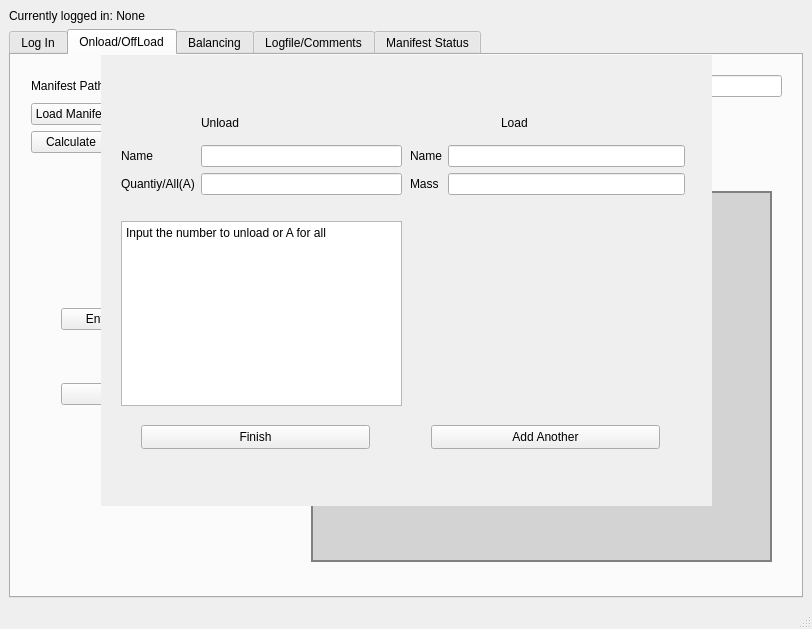
<?xml version="1.0" encoding="UTF-8"?>
<ui version="4.0">
 <class>MainWindow</class>
 <widget class="QMainWindow" name="MainWindow">
  <property name="geometry">
   <rect>
    <x>0</x>
    <y>0</y>
    <width>812</width>
    <height>629</height>
   </rect>
  </property>
  <property name="windowTitle">
   <string>MainWindow</string>
  </property>
  <widget class="QWidget" name="centralwidget">
   <layout class="QVBoxLayout" name="verticalLayout_2">
    <item>
     <widget class="QLabel" name="logged_in_label">
      <property name="text">
       <string>Currently logged in: None</string>
      </property>
     </widget>
    </item>
    <item>
     <widget class="QTabWidget" name="tabWidget">
      <property name="currentIndex">
       <number>1</number>
      </property>
      <widget class="QWidget" name="logintab">
       <attribute name="title">
        <string>Log In</string>
       </attribute>
       <widget class="QWidget" name="verticalLayoutWidget">
        <property name="geometry">
         <rect>
          <x>10</x>
          <y>10</y>
          <width>761</width>
          <height>431</height>
         </rect>
        </property>
        <layout class="QVBoxLayout" name="verticalLayout">
         <item>
          <widget class="QWidget" name="widget" native="true">
           <property name="sizePolicy">
            <sizepolicy hsizetype="Preferred" vsizetype="Preferred">
             <horstretch>0</horstretch>
             <verstretch>0</verstretch>
            </sizepolicy>
           </property>
           <property name="minimumSize">
            <size>
             <width>0</width>
             <height>0</height>
            </size>
           </property>
           <widget class="QWidget" name="formLayoutWidget">
            <property name="geometry">
             <rect>
              <x>10</x>
              <y>10</y>
              <width>741</width>
              <height>78</height>
             </rect>
            </property>
            <layout class="QFormLayout" name="formLayout">
             <item row="0" column="0">
              <widget class="QLabel" name="nameLabel">
               <property name="text">
                <string>Name</string>
               </property>
              </widget>
             </item>
             <item row="0" column="1">
              <widget class="QLineEdit" name="login_name_line_edit"/>
             </item>
             <item row="1" column="0">
              <widget class="QPushButton" name="loginbutton">
               <property name="text">
                <string>Log In</string>
               </property>
              </widget>
             </item>
            </layout>
           </widget>
          </widget>
         </item>
         <item>
          <widget class="QWidget" name="widget_12" native="true">
           <property name="styleSheet">
            <string notr="true"/>
           </property>
           <widget class="QWidget" name="verticalLayoutWidget_10">
            <property name="geometry">
             <rect>
              <x>130</x>
              <y>40</y>
              <width>501</width>
              <height>131</height>
             </rect>
            </property>
            <layout class="QVBoxLayout" name="verticalLayout_12">
             <item>
              <widget class="QLabel" name="login_confirmation_label">
               <property name="styleSheet">
                <string notr="true">color: black;</string>
               </property>
               <property name="text">
                <string/>
               </property>
               <property name="alignment">
                <set>Qt::AlignCenter</set>
               </property>
              </widget>
             </item>
            </layout>
           </widget>
          </widget>
         </item>
        </layout>
       </widget>
      </widget>
      <widget class="QWidget" name="onloadoffloadtab">
       <attribute name="title">
        <string>Onload/OffLoad</string>
       </attribute>
       <widget class="QWidget" name="verticalLayoutWidget_4">
        <property name="geometry">
         <rect>
          <x>10</x>
          <y>10</y>
          <width>771</width>
          <height>521</height>
         </rect>
        </property>
        <layout class="QVBoxLayout" name="verticalLayout_6">
         <item>
          <widget class="QWidget" name="widget_4" native="true">
           <property name="enabled">
            <bool>true</bool>
           </property>
           <property name="sizePolicy">
            <sizepolicy hsizetype="Preferred" vsizetype="Maximum">
             <horstretch>0</horstretch>
             <verstretch>0</verstretch>
            </sizepolicy>
           </property>
           <property name="minimumSize">
            <size>
             <width>0</width>
             <height>100</height>
            </size>
           </property>
           <widget class="QWidget" name="formLayoutWidget_3">
            <property name="geometry">
             <rect>
              <x>10</x>
              <y>10</y>
              <width>751</width>
              <height>154</height>
             </rect>
            </property>
            <layout class="QFormLayout" name="formLayout_3">
             <item row="0" column="0">
              <widget class="QLabel" name="manifestPathLabel_2">
               <property name="text">
                <string>Manifest Path</string>
               </property>
              </widget>
             </item>
             <item row="0" column="1">
              <widget class="QLineEdit" name="onload_offload_manifest_path"/>
             </item>
             <item row="1" column="0">
              <widget class="QPushButton" name="onload_offload_load_manifest">
               <property name="text">
                <string>Load Manifest</string>
               </property>
              </widget>
             </item>
             <item row="1" column="1">
              <widget class="QLabel" name="label_3">
               <property name="text">
                <string>Enters information from manifest file</string>
               </property>
              </widget>
             </item>
             <item row="2" column="0">
              <widget class="QPushButton" name="onload_offload_calculate_button">
               <property name="text">
                <string>Calculate</string>
               </property>
              </widget>
             </item>
             <item row="2" column="1">
              <widget class="QLabel" name="label_4">
               <property name="text">
                <string>Runs the onloading/offloading operation and outputs animation to the screen</string>
               </property>
              </widget>
             </item>
            </layout>
           </widget>
          </widget>
         </item>
         <item>
          <widget class="QWidget" name="widget_5" native="true">
           <property name="enabled">
            <bool>true</bool>
           </property>
           <property name="sizePolicy">
            <sizepolicy hsizetype="Preferred" vsizetype="Preferred">
             <horstretch>0</horstretch>
             <verstretch>0</verstretch>
            </sizepolicy>
           </property>
           <property name="minimumSize">
            <size>
             <width>0</width>
             <height>100</height>
            </size>
           </property>
           <widget class="QWidget" name="horizontalLayoutWidget_2">
            <property name="geometry">
             <rect>
              <x>10</x>
              <y>10</y>
              <width>751</width>
              <height>391</height>
             </rect>
            </property>
            <layout class="QHBoxLayout" name="horizontalLayout_2">
             <item>
              <widget class="QWidget" name="entermove_2" native="true">
               <widget class="QWidget" name="verticalLayoutWidget_5">
                <property name="geometry">
                 <rect>
                  <x>30</x>
                  <y>80</y>
                  <width>211</width>
                  <height>191</height>
                 </rect>
                </property>
                <layout class="QVBoxLayout" name="verticalLayout_7">
                 <item>
                  <widget class="QPushButton" name="enter_transfer_info_button">
                   <property name="text">
                    <string>Enter Transfer List Information</string>
                   </property>
                  </widget>
                 </item>
                 <item>
                  <widget class="QPushButton" name="next_move">
                   <property name="text">
                    <string>Next Move</string>
                   </property>
                  </widget>
                 </item>
                </layout>
               </widget>
               <widget class="QWidget" name="pictureframe_2" native="true">
                <property name="geometry">
                 <rect>
                  <x>280</x>
                  <y>10</y>
                  <width>461</width>
                  <height>371</height>
                 </rect>
                </property>
                <property name="autoFillBackground">
                 <bool>false</bool>
                </property>
                <property name="styleSheet">
                 <string notr="true">background-color: lightgray; border: 2px solid gray;</string>
                </property>
                <widget class="QPlainTextEdit" name="onload_offload_textbox">
                 <property name="geometry">
                  <rect>
                   <x>0</x>
                   <y>0</y>
                   <width>461</width>
                   <height>371</height>
                  </rect>
                 </property>
                </widget>
               </widget>
              </widget>
             </item>
            </layout>
           </widget>
          </widget>
         </item>
        </layout>
       </widget>
       <widget class="QStackedWidget" name="Onload_offload_popup">
        <property name="enabled">
         <bool>true</bool>
        </property>
        <property name="geometry">
         <rect>
          <x>90</x>
          <y>0</y>
          <width>611</width>
          <height>451</height>
         </rect>
        </property>
        <property name="styleSheet">
         <string notr="true"/>
        </property>
        <property name="currentIndex">
         <number>0</number>
        </property>
        <widget class="QWidget" name="input_transfer_list_pop_up">
         <property name="autoFillBackground">
          <bool>true</bool>
         </property>
         <property name="styleSheet">
          <string notr="true"/>
         </property>
         <widget class="QWidget" name="horizontalLayoutWidget_5">
          <property name="geometry">
           <rect>
            <x>20</x>
            <y>90</y>
            <width>281</width>
            <height>261</height>
           </rect>
          </property>
          <layout class="QHBoxLayout" name="horizontalLayout_3">
           <item>
            <layout class="QFormLayout" name="formLayout_12">
             <item row="0" column="0">
              <widget class="QLabel" name="label_7">
               <property name="text">
                <string>Name</string>
               </property>
              </widget>
             </item>
             <item row="0" column="1">
              <widget class="QLineEdit" name="unload_name_line"/>
             </item>
             <item row="1" column="0">
              <widget class="QLabel" name="label_12">
               <property name="text">
                <string>Quantiy/All(A)</string>
               </property>
              </widget>
             </item>
             <item row="1" column="1">
              <widget class="QLineEdit" name="unload_quantity_line"/>
             </item>
             <item row="2" column="0">
              <widget class="QLabel" name="label_13">
               <property name="text">
                <string/>
               </property>
              </widget>
             </item>
             <item row="3" column="0" colspan="2">
              <widget class="QPlainTextEdit" name="plainTextEdit">
               <property name="plainText">
                <string>Input the number to unload or A for all</string>
               </property>
              </widget>
             </item>
            </layout>
           </item>
          </layout>
         </widget>
         <widget class="QWidget" name="horizontalLayoutWidget_6">
          <property name="geometry">
           <rect>
            <x>309</x>
            <y>90</y>
            <width>275</width>
            <height>261</height>
           </rect>
          </property>
          <layout class="QHBoxLayout" name="horizontalLayout_7">
           <item>
            <layout class="QFormLayout" name="formLayout_11">
             <item row="0" column="0">
              <widget class="QLabel" name="label_8">
               <property name="text">
                <string>Name</string>
               </property>
              </widget>
             </item>
             <item row="0" column="1">
              <widget class="QLineEdit" name="load_name_line"/>
             </item>
             <item row="1" column="0">
              <widget class="QLabel" name="label_11">
               <property name="styleSheet">
                <string notr="true">text-color: rgb(0, 0, 0)</string>
               </property>
               <property name="text">
                <string>Mass</string>
               </property>
              </widget>
             </item>
             <item row="1" column="1">
              <widget class="QLineEdit" name="load_mass_line"/>
             </item>
            </layout>
           </item>
          </layout>
         </widget>
         <widget class="QLabel" name="label_9">
          <property name="geometry">
           <rect>
            <x>400</x>
            <y>60</y>
            <width>49</width>
            <height>16</height>
           </rect>
          </property>
          <property name="text">
           <string>Load</string>
          </property>
         </widget>
         <widget class="QLabel" name="label_10">
          <property name="geometry">
           <rect>
            <x>100</x>
            <y>60</y>
            <width>49</width>
            <height>16</height>
           </rect>
          </property>
          <property name="text">
           <string>Unload</string>
          </property>
         </widget>
         <widget class="QPushButton" name="load_unload_submit_button">
          <property name="enabled">
           <bool>true</bool>
          </property>
          <property name="geometry">
           <rect>
            <x>40</x>
            <y>370</y>
            <width>229</width>
            <height>24</height>
           </rect>
          </property>
          <property name="text">
           <string>Finish</string>
          </property>
         </widget>
         <widget class="QPushButton" name="add_yet_another_transfer_list_button">
          <property name="enabled">
           <bool>true</bool>
          </property>
          <property name="geometry">
           <rect>
            <x>330</x>
            <y>370</y>
            <width>229</width>
            <height>24</height>
           </rect>
          </property>
          <property name="text">
           <string>Add Another</string>
          </property>
         </widget>
        </widget>
       </widget>
      </widget>
      <widget class="QWidget" name="balancetab">
       <attribute name="title">
        <string>Balancing</string>
       </attribute>
       <widget class="QWidget" name="verticalLayoutWidget_2">
        <property name="geometry">
         <rect>
          <x>10</x>
          <y>10</y>
          <width>771</width>
          <height>521</height>
         </rect>
        </property>
        <layout class="QVBoxLayout" name="verticalLayout_4">
         <item>
          <widget class="QWidget" name="widget_2" native="true">
           <property name="enabled">
            <bool>true</bool>
           </property>
           <property name="sizePolicy">
            <sizepolicy hsizetype="Preferred" vsizetype="Maximum">
             <horstretch>0</horstretch>
             <verstretch>0</verstretch>
            </sizepolicy>
           </property>
           <property name="minimumSize">
            <size>
             <width>0</width>
             <height>100</height>
            </size>
           </property>
           <widget class="QWidget" name="formLayoutWidget_2">
            <property name="geometry">
             <rect>
              <x>10</x>
              <y>10</y>
              <width>751</width>
              <height>108</height>
             </rect>
            </property>
            <layout class="QFormLayout" name="formLayout_2">
             <item row="0" column="0">
              <widget class="QLabel" name="manifestPathLabel">
               <property name="text">
                <string>Manifest Path</string>
               </property>
              </widget>
             </item>
             <item row="1" column="0">
              <widget class="QPushButton" name="balancing_manifest_button">
               <property name="text">
                <string>Load Manifest</string>
               </property>
              </widget>
             </item>
             <item row="1" column="1">
              <widget class="QLabel" name="label">
               <property name="text">
                <string>Enters information from manifest file</string>
               </property>
              </widget>
             </item>
             <item row="2" column="0">
              <widget class="QPushButton" name="balancing_start_button">
               <property name="text">
                <string>Balance</string>
               </property>
              </widget>
             </item>
             <item row="2" column="1">
              <widget class="QLabel" name="label_2">
               <property name="text">
                <string>Runs the balancing operation and outputs animation to the screen</string>
               </property>
              </widget>
             </item>
             <item row="0" column="1">
              <widget class="QLineEdit" name="balancing_manifest_path"/>
             </item>
            </layout>
           </widget>
          </widget>
         </item>
         <item>
          <widget class="QWidget" name="widget_3" native="true">
           <property name="enabled">
            <bool>true</bool>
           </property>
           <property name="sizePolicy">
            <sizepolicy hsizetype="Preferred" vsizetype="Preferred">
             <horstretch>0</horstretch>
             <verstretch>0</verstretch>
            </sizepolicy>
           </property>
           <property name="minimumSize">
            <size>
             <width>0</width>
             <height>100</height>
            </size>
           </property>
           <widget class="QWidget" name="horizontalLayoutWidget">
            <property name="geometry">
             <rect>
              <x>10</x>
              <y>10</y>
              <width>241</width>
              <height>391</height>
             </rect>
            </property>
            <layout class="QHBoxLayout" name="horizontalLayout"/>
           </widget>
           <widget class="QWidget" name="pictureframe" native="true">
            <property name="geometry">
             <rect>
              <x>260</x>
              <y>10</y>
              <width>501</width>
              <height>401</height>
             </rect>
            </property>
            <property name="autoFillBackground">
             <bool>false</bool>
            </property>
            <property name="styleSheet">
             <string notr="true">background-color: lightgray; border: 2px solid gray;</string>
            </property>
            <layout class="QGridLayout" name="gridLayout">
             <item row="0" column="0">
              <widget class="QPlainTextEdit" name="balancing_plain_text">
               <property name="styleSheet">
                <string notr="true">font: 9pt &quot;Courier New&quot;;</string>
               </property>
              </widget>
             </item>
            </layout>
           </widget>
           <widget class="QWidget" name="entermove" native="true">
            <property name="geometry">
             <rect>
              <x>10</x>
              <y>90</y>
              <width>290</width>
              <height>210</height>
             </rect>
            </property>
            <widget class="QWidget" name="verticalLayoutWidget_3">
             <property name="geometry">
              <rect>
               <x>10</x>
               <y>0</y>
               <width>211</width>
               <height>191</height>
              </rect>
             </property>
             <layout class="QVBoxLayout" name="verticalLayout_5">
              <item>
               <widget class="QPushButton" name="balancing_next_button">
                <property name="text">
                 <string>Next Move</string>
                </property>
               </widget>
              </item>
              <item>
               <widget class="QPlainTextEdit" name="balancing_next_move_text"/>
              </item>
             </layout>
            </widget>
           </widget>
          </widget>
         </item>
        </layout>
       </widget>
      </widget>
      <widget class="QWidget" name="logfiletab">
       <attribute name="title">
        <string>Logfile/Comments</string>
       </attribute>
       <widget class="QWidget" name="verticalLayoutWidget_6">
        <property name="geometry">
         <rect>
          <x>10</x>
          <y>10</y>
          <width>771</width>
          <height>818</height>
         </rect>
        </property>
        <layout class="QVBoxLayout" name="verticalLayout_8">
         <item>
          <widget class="QWidget" name="widget_6" native="true">
           <property name="sizePolicy">
            <sizepolicy hsizetype="Preferred" vsizetype="Fixed">
             <horstretch>0</horstretch>
             <verstretch>0</verstretch>
            </sizepolicy>
           </property>
           <property name="minimumSize">
            <size>
             <width>0</width>
             <height>350</height>
            </size>
           </property>
           <widget class="QWidget" name="verticalLayoutWidget_7">
            <property name="geometry">
             <rect>
              <x>20</x>
              <y>20</y>
              <width>731</width>
              <height>321</height>
             </rect>
            </property>
            <layout class="QVBoxLayout" name="verticalLayout_9">
             <item>
              <widget class="QWidget" name="logfile_view_output_box" native="true">
               <property name="styleSheet">
                <string notr="true">background-color: lightgray; border: 2px solid gray</string>
               </property>
               <widget class="QWidget" name="verticalLayoutWidget_11">
                <property name="geometry">
                 <rect>
                  <x>10</x>
                  <y>10</y>
                  <width>711</width>
                  <height>301</height>
                 </rect>
                </property>
                <layout class="QVBoxLayout" name="logfile_view_output_box_layout">
                 <item>
                  <widget class="QPlainTextEdit" name="logfile_view_output_plaintext"/>
                 </item>
                </layout>
               </widget>
              </widget>
             </item>
            </layout>
           </widget>
          </widget>
         </item>
         <item>
          <widget class="QWidget" name="widget_7" native="true">
           <property name="sizePolicy">
            <sizepolicy hsizetype="Preferred" vsizetype="Preferred">
             <horstretch>0</horstretch>
             <verstretch>0</verstretch>
            </sizepolicy>
           </property>
           <property name="minimumSize">
            <size>
             <width>0</width>
             <height>200</height>
            </size>
           </property>
           <widget class="QWidget" name="verticalLayoutWidget_8">
            <property name="geometry">
             <rect>
              <x>20</x>
              <y>10</y>
              <width>731</width>
              <height>151</height>
             </rect>
            </property>
            <layout class="QVBoxLayout" name="verticalLayout_10">
             <item>
              <widget class="QPlainTextEdit" name="add_comment_text_box">
               <property name="maximumSize">
                <size>
                 <width>16777215</width>
                 <height>100</height>
                </size>
               </property>
              </widget>
             </item>
             <item>
              <widget class="QWidget" name="widget_9" native="true">
               <widget class="QWidget" name="horizontalLayoutWidget_3">
                <property name="geometry">
                 <rect>
                  <x>0</x>
                  <y>0</y>
                  <width>721</width>
                  <height>41</height>
                 </rect>
                </property>
                <layout class="QHBoxLayout" name="horizontalLayout_5">
                 <item>
                  <widget class="QPushButton" name="add_comment_button">
                   <property name="text">
                    <string>Add Comment</string>
                   </property>
                  </widget>
                 </item>
                 <item>
                  <widget class="QPushButton" name="refresh_logfile_view_output_box">
                   <property name="text">
                    <string>Refresh Logfile/Comments</string>
                   </property>
                  </widget>
                 </item>
                </layout>
               </widget>
              </widget>
             </item>
            </layout>
           </widget>
          </widget>
         </item>
        </layout>
       </widget>
      </widget>
      <widget class="QWidget" name="statustab">
       <attribute name="title">
        <string>Manifest Status</string>
       </attribute>
       <widget class="QWidget" name="verticalLayoutWidget_9">
        <property name="geometry">
         <rect>
          <x>10</x>
          <y>10</y>
          <width>771</width>
          <height>521</height>
         </rect>
        </property>
        <layout class="QVBoxLayout" name="verticalLayout_11">
         <item>
          <widget class="QWidget" name="widget_10" native="true">
           <property name="enabled">
            <bool>true</bool>
           </property>
           <property name="sizePolicy">
            <sizepolicy hsizetype="Preferred" vsizetype="Maximum">
             <horstretch>0</horstretch>
             <verstretch>0</verstretch>
            </sizepolicy>
           </property>
           <property name="minimumSize">
            <size>
             <width>0</width>
             <height>100</height>
            </size>
           </property>
           <widget class="QWidget" name="formLayoutWidget_4">
            <property name="geometry">
             <rect>
              <x>0</x>
              <y>0</y>
              <width>771</width>
              <height>121</height>
             </rect>
            </property>
            <layout class="QFormLayout" name="formLayout_4">
             <item row="0" column="0">
              <widget class="QLabel" name="manifestPathLabel_3">
               <property name="text">
                <string>Manifest Path</string>
               </property>
              </widget>
             </item>
             <item row="0" column="1">
              <widget class="QLineEdit" name="manifest_status_manifest_path"/>
             </item>
             <item row="1" column="0">
              <widget class="QPushButton" name="manifest_status_load_manifest_button">
               <property name="text">
                <string>Load Manifest</string>
               </property>
              </widget>
             </item>
             <item row="1" column="1">
              <widget class="QLabel" name="label_5">
               <property name="text">
                <string>Enters information from manifest file</string>
               </property>
              </widget>
             </item>
             <item row="2" column="0">
              <widget class="QPushButton" name="manifest_status_view_ship_button">
               <property name="text">
                <string>View Ship</string>
               </property>
              </widget>
             </item>
             <item row="2" column="1">
              <widget class="QLabel" name="label_6">
               <property name="text">
                <string>View Ship based on Manifest</string>
               </property>
              </widget>
             </item>
             <item row="3" column="0">
              <widget class="QLabel" name="viewShipLabel">
               <property name="text">
                <string/>
               </property>
              </widget>
             </item>
            </layout>
           </widget>
          </widget>
         </item>
         <item>
          <widget class="QWidget" name="widget_11" native="true">
           <property name="enabled">
            <bool>true</bool>
           </property>
           <property name="sizePolicy">
            <sizepolicy hsizetype="Preferred" vsizetype="Preferred">
             <horstretch>0</horstretch>
             <verstretch>0</verstretch>
            </sizepolicy>
           </property>
           <property name="minimumSize">
            <size>
             <width>0</width>
             <height>100</height>
            </size>
           </property>
           <widget class="QWidget" name="horizontalLayoutWidget_4">
            <property name="geometry">
             <rect>
              <x>10</x>
              <y>10</y>
              <width>751</width>
              <height>391</height>
             </rect>
            </property>
            <layout class="QHBoxLayout" name="horizontalLayout_6">
             <item>
              <widget class="QWidget" name="pictureframe_3" native="true">
               <property name="autoFillBackground">
                <bool>false</bool>
               </property>
               <property name="styleSheet">
                <string notr="true">background-color: lightgray; border: 2px solid gray;</string>
               </property>
              </widget>
             </item>
            </layout>
           </widget>
           <widget class="QPlainTextEdit" name="manifest_status_view_ship_text">
            <property name="geometry">
             <rect>
              <x>10</x>
              <y>10</y>
              <width>751</width>
              <height>389</height>
             </rect>
            </property>
            <property name="minimumSize">
             <size>
              <width>0</width>
              <height>389</height>
             </size>
            </property>
            <property name="styleSheet">
             <string notr="true">font: 14pt &quot;Courier New&quot;;</string>
            </property>
           </widget>
          </widget>
         </item>
        </layout>
       </widget>
      </widget>
     </widget>
    </item>
   </layout>
  </widget>
  <widget class="QStatusBar" name="statusbar">
   <property name="focusPolicy">
    <enum>Qt::NoFocus</enum>
   </property>
  </widget>
 </widget>
 <resources/>
 <connections/>
</ui>
